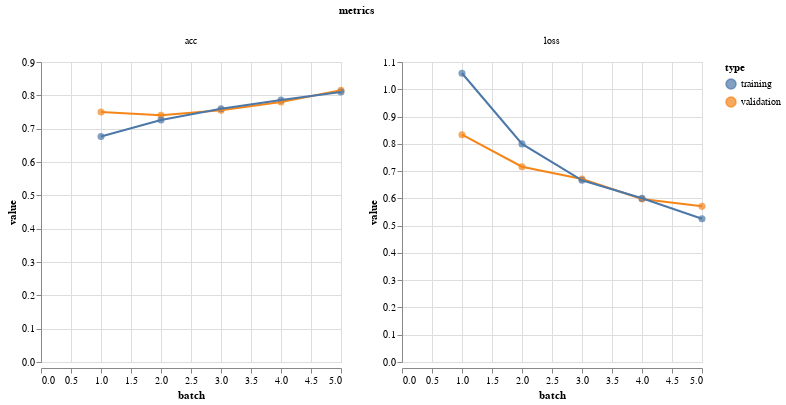

This figure's notebook cell:
### Markdown cell above
**Step 4: Check the performance of the model**

### Code cell
vis.metrics(output_transfer.history)

### Figure 1 — Vega-Lite specification as saved in the notebook (floating-point values rounded to 4 significant figures)
{"$schema": "https://vega.github.io/schema/vega-lite/v2.4.3.json", "config": {"view": {"height": 300, "width": 400}}, "data": {"values": [{"batch": 1, "metrics": "loss", "type": "validation", "value": 0.8333}, {"batch": 2, "metrics": "loss", "type": "validation", "value": 0.7161}, {"batch": 3, "metrics": "loss", "type": "validation", "value": 0.671}, {"batch": 4, "metrics": "loss", "type": "validation", "value": 0.5975}, {"batch": 5, "metrics": "loss", "type": "validation", "value": 0.5707}, {"batch": 1, "metrics": "acc", "type": "validation", "value": 0.75}, {"batch": 2, "metrics": "acc", "type": "validation", "value": 0.74}, {"batch": 3, "metrics": "acc", "type": "validation", "value": 0.755}, {"batch": 4, "metrics": "acc", "type": "validation", "value": 0.78}, {"batch": 5, "metrics": "acc", "type": "validation", "value": 0.815}, {"batch": 1, "metrics": "loss", "type": "training", "value": 1.059}, {"batch": 2, "metrics": "loss", "type": "training", "value": 0.7997}, {"batch": 3, "metrics": "loss", "type": "training", "value": 0.6661}, {"batch": 4, "metrics": "loss", "type": "training", "value": 0.6003}, {"batch": 5, "metrics": "loss", "type": "training", "value": 0.5253}, {"batch": 1, "metrics": "acc", "type": "training", "value": 0.6763}, {"batch": 2, "metrics": "acc", "type": "training", "value": 0.7262}, {"batch": 3, "metrics": "acc", "type": "training", "value": 0.76}, {"batch": 4, "metrics": "acc", "type": "training", "value": 0.7863}, {"batch": 5, "metrics": "acc", "type": "training", "value": 0.81}]}, "facet": {"column": {"field": "metrics", "type": "nominal"}}, "resolve": {"scale": {"color": "shared", "x": "shared", "y": "independent"}}, "spec": {"layer": [{"encoding": {"color": {"field": "type", "type": "nominal"}, "tooltip": [{"field": "batch", "type": "quantitative"}, {"field": "value", "type": "quantitative"}], "x": {"field": "batch", "type": "quantitative"}, "y": {"field": "value", "type": "quantitative"}}, "height": 300, "mark": {"size": 50, "type": "circle"}, "width": 300}, {"encoding": {"color": {"field": "type", "type": "nominal"}, "x": {"field": "batch", "type": "quantitative"}, "y": {"field": "value", "type": "quantitative"}}, "height": 300, "mark": "line", "width": 300}]}}
